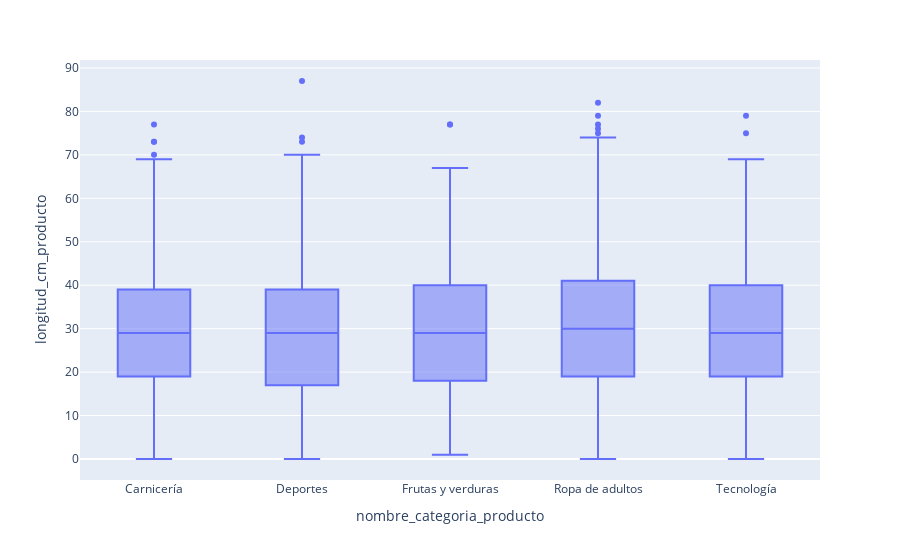

The notebook cell this image was saved under:
### Code cell
#grafico con los datos filtrados
fig7=px.box(data_categoria, x="nombre_categoria_producto", y="longitud_cm_producto")
fig7.show()

### Figure 1 — Plotly figure (JSON) as saved in the notebook; plotly's stock layout.template omitted (floating-point values rounded to 4 significant figures; data arrays with more than 128 entries replaced by an {"elided": "..."} marker saying what was removed)
{"data": [{"alignmentgroup": "True", "hovertemplate": "nombre_categoria_producto=%{x}<br>longitud_cm_producto=%{y}<extra></extra>", "legendgroup": "", "marker": {"color": "#636efa"}, "name": "", "notched": false, "offsetgroup": "", "orientation": "v", "showlegend": false, "type": "box", "x": {"elided": "2656 str values"}, "x0": " ", "xaxis": "x", "y": {"elided": "2656 int values"}, "y0": " ", "yaxis": "y"}], "layout": {"boxmode": "group", "legend": {"tracegroupgap": 0}, "margin": {"t": 60}, "xaxis": {"anchor": "y", "domain": [0, 1], "title": {"text": "nombre_categoria_producto"}}, "yaxis": {"anchor": "x", "domain": [0, 1], "title": {"text": "longitud_cm_producto"}}}}
